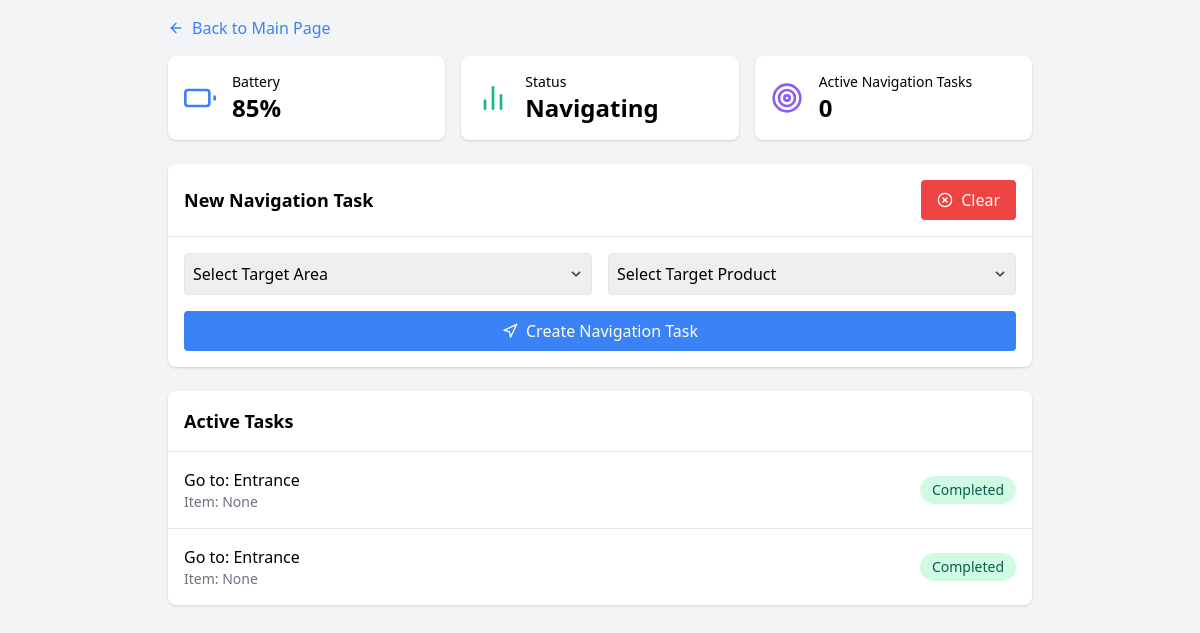
Page /navigation on the earlier database version.
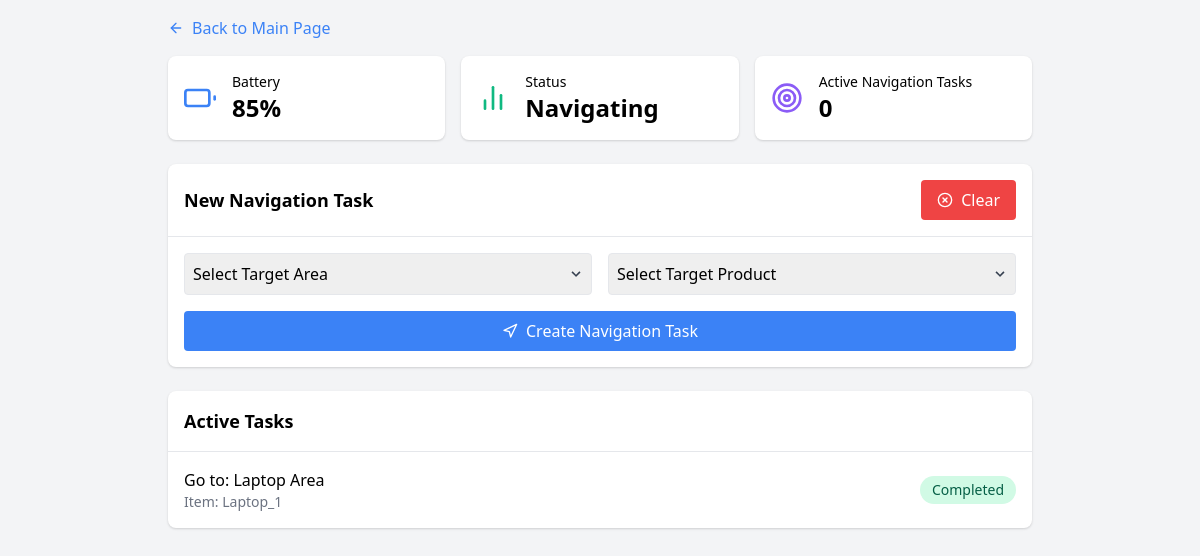
Same page on the later database version.
### app.py (models this page shows)
class Navigation(db.Model):
    id = db.Column(db.Integer, primary_key=True)
    target_area = db.Column(db.String(100), nullable=False)
    target_product = db.Column(db.String(200), nullable=False)
    status = db.Column(db.String(20), default='Queued')
    created_at = db.Column(db.DateTime, default=datetime.utcnow)

### app.py (the view)
@app.route('/navigation')
def navigation():
    navigation_tasks = Navigation.query.all()
    robot_status = get_robot_status()
    robot_status['active_tasks'] = get_active_count(Navigation)
    robot_status['status'] = "Navigating"
    return render_template('navigation.html',
                         tasks=navigation_tasks,
                         robot_status=robot_status,
                         page_type="navigation")

### app.py (called while the page is built)
def get_robot_status():
    return {
        'battery_level': 85,
    }

def get_active_count(model):
    return model.query.filter_by(status='In Progress').count()

### templates/navigation.html (shortened to what this page needs)
{% extends "base.html" %}
{% from 'components.html' import status_cards %}
{% block content %}
<div class="p-4 max-w-4xl mx-auto">
    <a href="{{ url_for('home') }}" class="inline-flex items-center mb-4 text-blue-500 hover:text-blue-700">
        <i data-feather="arrow-left" class="w-4 h-4 mr-2"></i>
        Back to Main Page
    </a>
    {{ status_cards(robot_status, 'navigation') }}
    <div class="bg-white rounded-lg shadow mb-6">
        <div class="p-4 border-b flex justify-between items-center">
            <h2 class="text-lg font-semibold">New Navigation Task</h2>
            <button id="clear-button"
                    class="bg-red-500 text-white py-2 px-4 rounded flex items-center hover:bg-red-600">
                <i data-feather="x-circle" class="w-4 h-4 mr-2"></i>
                Clear
            </button>
        </div>
        <div class="p-4">
            <form id="taskForm" class="grid grid-cols-1 md:grid-cols-2 gap-4" data-type="navigation">
                <div class="relative">
                    <select id="target_area"
                            name="target_area"
                            class="border rounded p-2 w-full appearance-none"
                            required>
                        <option value="" disabled selected>Select Target Area</option>
                    </select>
                    <div class="pointer-events-none absolute inset-y-0 right-0 flex items-center px-2 text-gray-700">
                    </div>
                </div>
                <div class="relative">
                    <select id="target_product"
                            name="target_product"
                            class="border rounded p-2 w-full appearance-none"
                            required>
                        <option value="" disabled selected>Select Target Product</option>
                    </select>
                    <div class="pointer-events-none absolute inset-y-0 right-0 flex items-center px-2 text-gray-700">
                    </div>
                </div>
                <button type="submit"
                        class="bg-blue-500 text-white rounded p-2 flex items-center justify-center md:col-span-2">
                    <i data-feather="navigation" class="w-4 h-4 mr-2"></i>
                    Create Navigation Task
                </button>
            </form>
        </div>
    </div>
    <div class="bg-white rounded-lg shadow">
        <div class="p-4 border-b">
            <h2 class="text-lg font-semibold">Active Tasks</h2>
                </div>
        <div class="divide-y" id="tasksList">
            {% for task in tasks %}
            <div class="p-4 flex items-center justify-between" id="task-{{ task.id }}">
                <div>
                    <div class="font-medium">
                        Go to: {{ task.target_area }}
                    </div>
                    <div class="text-sm text-gray-500">Item: {{ task.target_product }}</div>
                </div>
                <div class="flex items-center space-x-4">
                    <span class="px-3 py-1 rounded-full text-sm
                        {% if task.status == 'In Progress' %}
                            bg-blue-100 text-blue-800
                        {% elif task.status == 'Completed' %}
                            bg-green-100 text-green-800
                        {% else %}
                            bg-gray-100 text-gray-800
                        {% endif %}">
                        {{ task.status }}
                    </span>
                </div>
            </div>
            {% endfor %}
        </div>
    </div>
</div>
{% endblock %}

### templates/base.html (shortened to what this page needs)
<!DOCTYPE html>
<html lang="en">
<head>
    <link href="https://cdnjs.cloudflare.com/ajax/libs/tailwindcss/2.2.19/tailwind.min.css" rel="stylesheet">
    <link rel="stylesheet" href="{{ url_for('static', filename='css/task_completion.css') }}">
</head>
<body class="bg-gray-100">
    {% block content %}{% endblock %}
</body>
</html>

### templates/components.html
{% macro status_cards(robot_status, page_type) %}
<div class="grid grid-cols-1 md:grid-cols-3 gap-4 mb-6">
    <div class="bg-white rounded-lg shadow p-4">
        <div class="flex items-center space-x-4">
            <i data-feather="battery" class="text-blue-500 w-8 h-8"></i>
            <div>
                <div class="text-sm font-medium">Battery</div>
                <div class="text-2xl font-bold">{{ robot_status.battery_level }}%</div>
            </div>
        </div>
    </div>
    <div class="bg-white rounded-lg shadow p-4">
        <div class="flex items-center space-x-4">
            <i data-feather="bar-chart-2" class="text-green-500 w-8 h-8"></i>
            <div>
                <div class="text-sm font-medium">Status</div>
                <div class="text-2xl font-bold">{{ robot_status.status }}</div>
            </div>
        </div>
    </div>
    <div class="bg-white rounded-lg shadow p-4">
        <div class="flex items-center space-x-4">
            <i data-feather="target" class="text-purple-500 w-8 h-8"></i>
            <div>
                <div class="text-sm font-medium">
                    {% if page_type == 'restock' %}
                        Active Deliveries
                    {% else %}
                        Active Navigation Tasks
                    {% endif %}
                </div>
                <div class="text-2xl font-bold" id="activeTasks">{{ robot_status.active_tasks }}</div>
            </div>
        </div>
    </div>
</div>
{% endmacro %}

Differences in the rows shown:
removed Navigation: target_area "Entrance", target_product "None", status "Completed"
removed Navigation: target_area "Entrance", target_product "None", status "Completed"
added Navigation: target_area "Laptop Area", target_product "Laptop_1", status "Completed"
